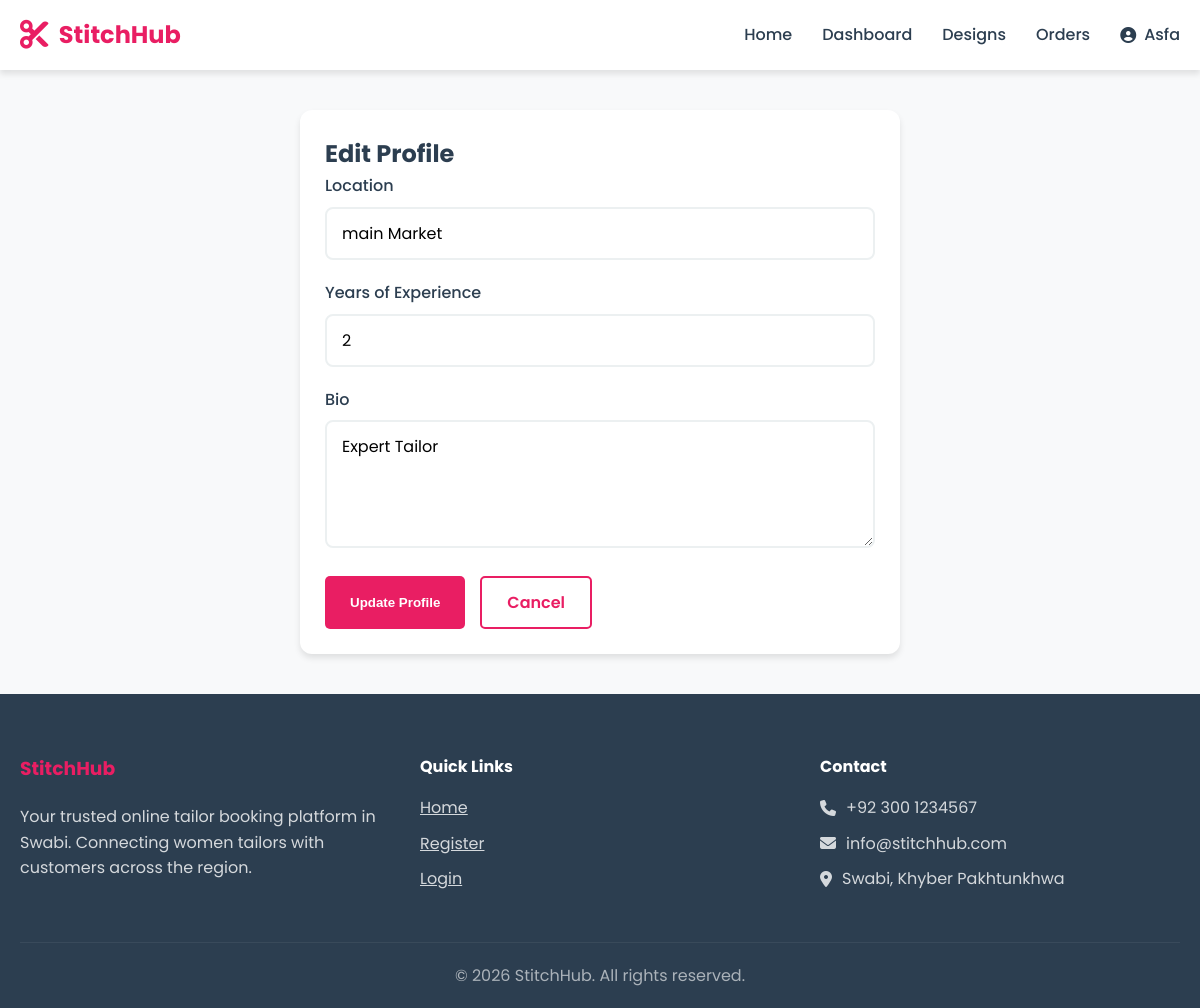
The app's page /tailor/profile/edit (signed in) with its own data.
### models.py (models this page shows, shortened)
class User(db.Model, UserMixin):
    __tablename__ = 'users'
    id = db.Column(db.Integer, primary_key=True, autoincrement=True)
    name = db.Column(db.String(100), nullable=False)
    email = db.Column(db.String(100), nullable=False, unique=True)
    password = db.Column(db.String(255), nullable=False)
    role = db.Column(db.String(20), nullable=False, default='customer')
    phone = db.Column(db.String(20))
    phone_verified = db.Column(db.Boolean, default=False)
    is_verified = db.Column(db.Boolean, default=False)
    address = db.Column(db.Text)
    bio = db.Column(db.Text)
    profile_pic = db.Column(db.String(255), default='default.png')
    is_active = db.Column(db.Boolean, default=True)
    created_at = db.Column(db.DateTime, default=datetime.utcnow)
    updated_at = db.Column(db.DateTime, default=datetime.utcnow, onupdate=datetime.utcnow)
    orders_placed = db.relationship('Order', foreign_keys='Order.customer_id', lazy='dynamic')
    orders_received = db.relationship('Order', foreign_keys='Order.tailor_id', lazy='dynamic')
    measurements = db.relationship('Measurement', lazy='dynamic')
    tailor_profile = db.relationship('TailorProfile', backref='user', uselist=False)

class TailorProfile(db.Model):
    __tablename__ = 'tailor_profiles'
    id = db.Column(db.Integer, primary_key=True, autoincrement=True)
    user_id = db.Column(db.Integer, db.ForeignKey('users.id', ondelete='CASCADE'), nullable=False, unique=True)
    cnic = db.Column(db.String(20))
    experience = db.Column(db.String(50))
    location = db.Column(db.String(100))
    gender = db.Column(db.String(20), default='female')
    bio = db.Column(db.Text)
    verification_status = db.Column(db.String(20), default='pending')
    cnic_image = db.Column(db.String(255))
    created_at = db.Column(db.DateTime, default=datetime.utcnow)
    updated_at = db.Column(db.DateTime, default=datetime.utcnow, onupdate=datetime.utcnow)

### app/routes/tailor.py (the view, shortened to what this page needs)
@tailor_bp.route('/profile/edit', methods=['GET', 'POST'])
@login_required
@tailor_required
def edit_profile():
    profile = TailorProfile.query.filter_by(user_id=current_user.id).first()
    if not profile:
        return redirect(url_for('tailor.complete_profile'))
    return render_template('tailor/edit_profile.html', profile=profile)

### templates/tailor/edit_profile.html (shortened to what this page needs)
{% extends "base.html" %}
{% block content %}
<div class="container">
    <div class="card" style="max-width: 600px; margin: 0 auto;">
        <h2>Edit Profile</h2>
        <form method="POST">
            <div class="form-group">
                <label for="location">Location</label>
                <input type="text" id="location" name="location" class="form-control" value="{{ profile.location }}" required>
            </div>
            <div class="form-group">
                <label for="experience">Years of Experience</label>
                <input type="text" id="experience" name="experience" class="form-control" value="{{ profile.experience or '' }}">
            </div>
            <div class="form-group">
                <label for="bio">Bio</label>
                <textarea id="bio" name="bio" class="form-control" rows="4">{{ profile.bio or '' }}</textarea>
            </div>
            <div class="d-flex gap-2">
                <button type="submit" class="btn btn-primary">Update Profile</button>
                <a href="{{ url_for('tailor.profile') }}" class="btn btn-outline">Cancel</a>
            </div>
        </form>
    </div>
</div>
{% endblock %}

### templates/base.html (shortened to what this page needs)
<!DOCTYPE html>
<html lang="en">
<head>
    <link rel="stylesheet" href="{{ url_for('static', filename='css/style.css') }}">
    <link rel="stylesheet" href="https://cdnjs.cloudflare.com/ajax/libs/font-awesome/6.4.0/css/all.min.css">
</head>
<body>
    <nav class="navbar">
        <div class="container">
            <div class="logo">
                <i class="fas fa-scissors"></i>
                <span>StitchHub</span>
            </div>
            <ul class="nav-links">
                <li><a href="{{ url_for('index') }}">Home</a></li>
                {% if current_user.is_authenticated %}
                    {% if current_user.role == 'admin' %}
                        <li><a href="{{ url_for('admin.dashboard') }}">Dashboard</a></li>
                        <li><a href="{{ url_for('admin.tailors') }}">Tailors</a></li>
                        <li><a href="{{ url_for('admin.orders') }}">Orders</a></li>
                    {% elif current_user.role == 'tailor' %}
                        <li><a href="{{ url_for('tailor.dashboard') }}">Dashboard</a></li>
                        <li><a href="{{ url_for('tailor.designs') }}">Designs</a></li>
                        <li><a href="{{ url_for('tailor.orders') }}">Orders</a></li>
                    {% else %}
                        <li><a href="{{ url_for('customer.dashboard') }}">Dashboard</a></li>
                        <li><a href="{{ url_for('customer.tailors') }}">Find Tailors</a></li>
                        <li><a href="{{ url_for('customer.measurements') }}">Measurements</a></li>
                    {% endif %}
                    <li class="user-menu">
                        <a href="#" class="user-toggle">
                            <i class="fas fa-user-circle"></i> {{ current_user.name }}
                        </a>
                    </li>
                {% else %}
                    <li><a href="{{ url_for('auth.login') }}">Login</a></li>
                    <li><a href="{{ url_for('auth.register') }}" class="btn btn-primary">Register</a></li>
                {% endif %}
            </ul>
        </div>
    </nav>
    <main>
        {% block content %}{% endblock %}
    </main>
    <footer class="footer">
        <div class="container">
            <div class="footer-content">
                <div class="footer-section">
                    <h3>StitchHub</h3>
                    <p>Your trusted online tailor booking platform in Swabi. Connecting women tailors with customers across the region.</p>
                </div>
                <div class="footer-section">
                    <h4>Quick Links</h4>
                    <ul>
                        <li><a href="{{ url_for('index') }}">Home</a></li>
                        <li><a href="{{ url_for('auth.register') }}">Register</a></li>
                        <li><a href="{{ url_for('auth.login') }}">Login</a></li>
                    </ul>
                </div>
                <div class="footer-section">
                    <h4>Contact</h4>
                    <p><i class="fas fa-phone"></i> +92 300 1234567</p>
                    <p><i class="fas fa-envelope"></i> info@stitchhub.com</p>
                    <p><i class="fas fa-map-marker-alt"></i> Swabi, Khyber Pakhtunkhwa</p>
                </div>
            </div>
            <div class="footer-bottom">
                <p>&copy; 2026 StitchHub. All rights reserved.</p>
            </div>
        </div>
    </footer>
</body>
</html>

### static/css/style.css (style rules this page uses)
:root { --primary-color: #e91e63; --primary-dark: #c2185b; --primary-light: #fce4ec; --secondary-color: #2c3e50; --accent-color: #ff6b6b; --success-color: #27ae60; --warning-color: #f39c12; --danger-color: #e74c3c; --info-color: #3498db; --light-color: #ecf0f1; --dark-color: #2c3e50; --gray-color: #95a5a6; --white: #ffffff; --shadow: 0 4px 6px rgba(0, 0, 0, 0.1); --shadow-lg: 0 10px 25px rgba(0, 0, 0, 0.15); --transition: all 0.3s ease; }
* { margin: 0; padding: 0; box-sizing: border-box; }
body { font-family: 'Poppins', sans-serif; background-color: #f8f9fa; color: var(--secondary-color); line-height: 1.6; min-height: 100vh; display: flex; flex-direction: column; }
.container { max-width: 1200px; margin: 0 auto; padding: 0 20px; }
.navbar { background: var(--white); box-shadow: var(--shadow); position: sticky; top: 0; z-index: 1000; }
.navbar .container { display: flex; justify-content: space-between; align-items: center; height: 70px; }
.logo { display: flex; align-items: center; gap: 10px; font-size: 1.5rem; font-weight: 700; color: var(--primary-color); }
.logo i { font-size: 1.8rem; }
.nav-links { display: flex; list-style: none; align-items: center; gap: 30px; }
.nav-links a { text-decoration: none; color: var(--secondary-color); font-weight: 500; transition: var(--transition); }
.btn { padding: 12px 25px; border: none; border-radius: 5px; cursor: pointer; font-weight: 600; text-decoration: none; display: inline-block; transition: var(--transition); }
.btn-primary { background: var(--primary-color); color: var(--white); }
.btn-outline { border: 2px solid var(--primary-color); color: var(--primary-color); background: transparent; }
.user-menu { position: relative; }
.user-toggle { display: flex; align-items: center; gap: 8px; cursor: pointer; }
main { flex: 1; padding: 40px 0; }
.card { background: var(--white); border-radius: 12px; box-shadow: var(--shadow); padding: 25px; transition: var(--transition); }
.form-group { margin-bottom: 20px; }
.form-group label { display: block; margin-bottom: 8px; font-weight: 500; color: var(--secondary-color); }
.form-control { width: 100%; padding: 12px 15px; border: 2px solid var(--light-color); border-radius: 8px; font-size: 1rem; font-family: inherit; transition: var(--transition); }
.footer { background: var(--secondary-color); color: var(--white); padding: 60px 0 20px; margin-top: auto; }
.footer-content { display: grid; grid-template-columns: repeat(auto-fit, minmax(250px, 1fr)); gap: 40px; margin-bottom: 40px; }
.footer-section h3 { color: var(--primary-color); margin-bottom: 20px; }
.footer-section h4 { margin-bottom: 15px; }
.footer-section ul { list-style: none; }
.footer-section ul li { margin-bottom: 10px; }
.footer-section a { color: var(--white); opacity: 0.8; transition: var(--transition); }
.footer-section p { display: flex; align-items: center; gap: 10px; margin-bottom: 10px; opacity: 0.8; }
.footer-bottom { text-align: center; padding-top: 20px; border-top: 1px solid rgba(255, 255, 255, 0.1); opacity: 0.6; }
.d-flex { display: flex; }
.gap-2 { gap: 15px; }

### records on screen
User: name "Asfa"
TailorProfile: location "main Market", experience "2", bio "Expert Tailor"
